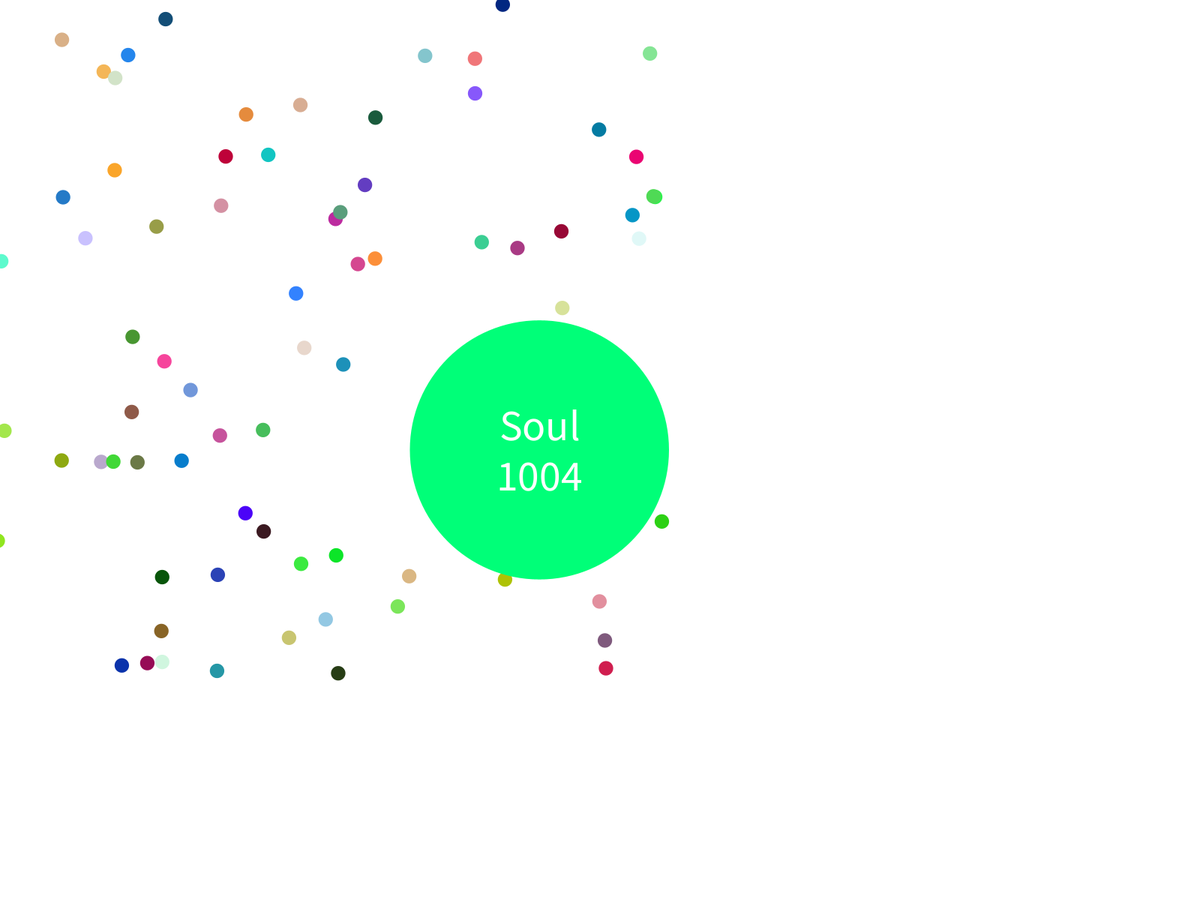
Frame 1 (no input)
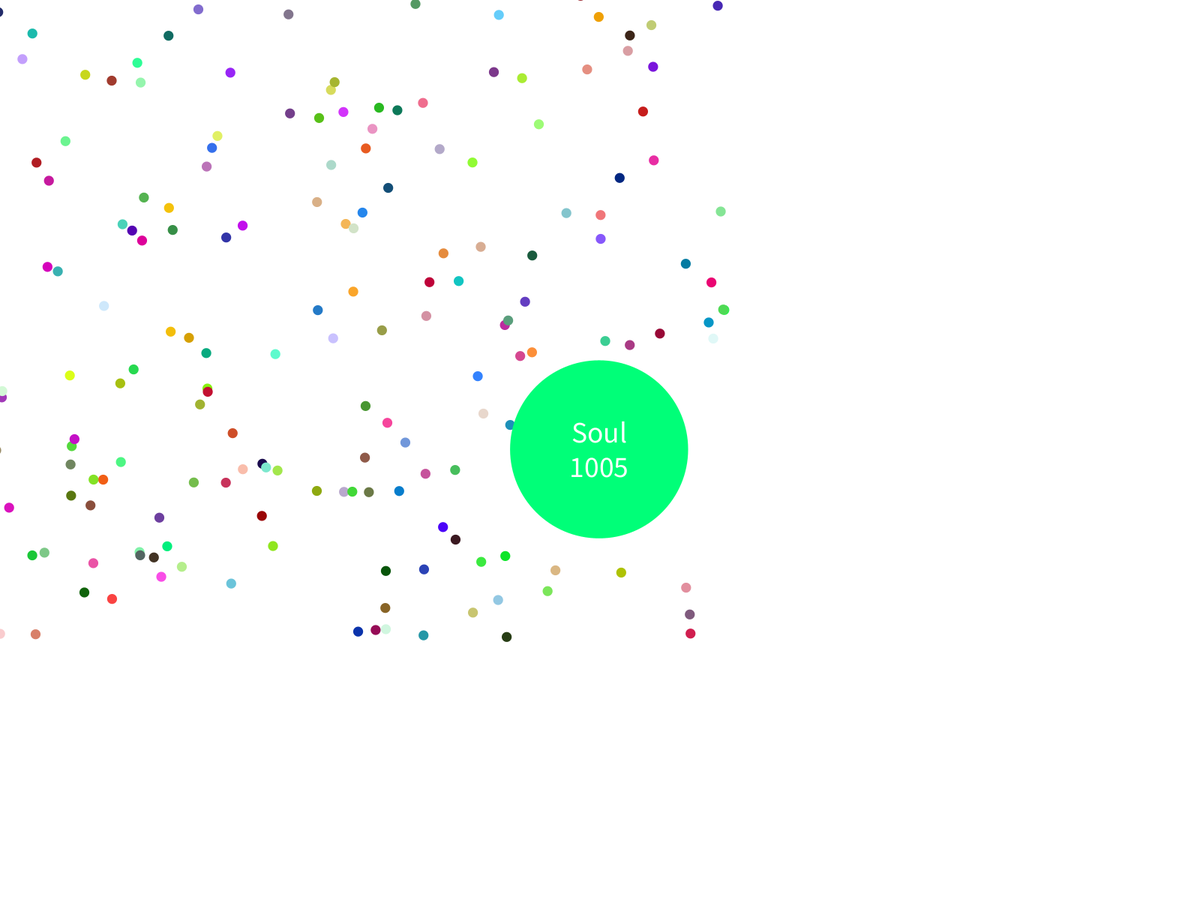
Frame 60 (the mouse pressed at the canvas centre just before this capture)
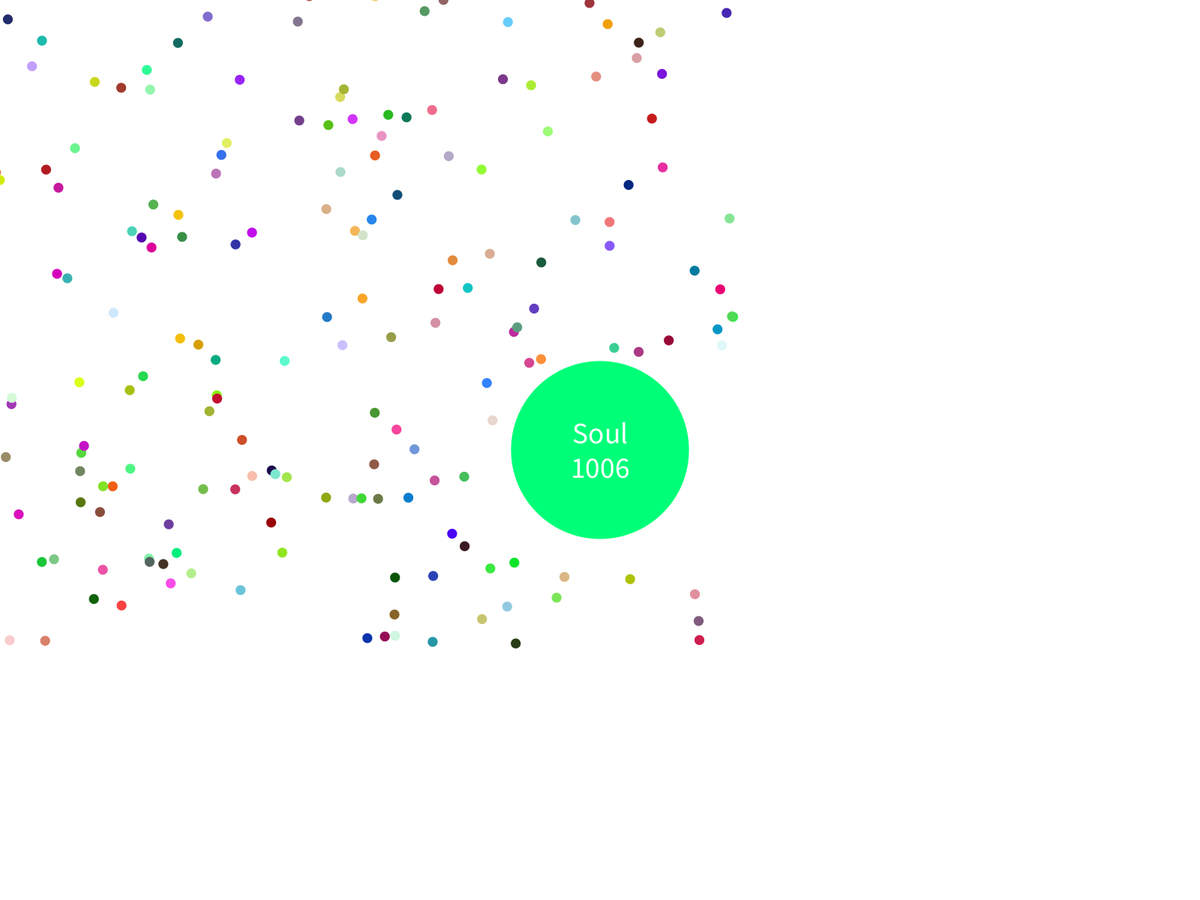
Frame 120 (the mouse held since frame 60 and released just before this capture)

The Processing sketch that drew these frames (run headless with seeded random() and noise(); from frame 60 on, the mouse is pressed at the canvas centre):

// Processing sketch: Agar_ripoff_ripoff
// ── Agar_ripoff_ripoff.pde

ArrayList<Blob> player = new ArrayList<Blob>();
ArrayList<Food> food = new ArrayList<Food>();
ArrayList<Throwable> part = new ArrayList<Throwable>();
PVector velocity;
boolean status;
int dimension = 5000;
float zoom=1;
float newzoom;
float speed = 3;
PVector test=new PVector(0, 0);
float angle;
float time;
int count=0;
String name = "Soul";
float initialMass=1000;

void setup() {
  fullScreen();
  textAlign(CENTER, CENTER);
  for (int i=0; i<2000; i++) {
    food.add(new Food());
  }
  player.add(new Blob(name, new PVector(random(-dimension/2, dimension/2), random(-dimension/2, dimension/2)), new PVector(0, 0), initialMass, false));
  noStroke();
}

void draw() {
  background(255);
  translate(width/2, height/2);
  float totalRadius = addRadius();
  newzoom=pow(min(64/(totalRadius), 1), 0.4);
  zoom=lerp(zoom, newzoom, 0.1);
  scale(zoom);
  translate(-player.get(0).position.x, -player.get(0).position.y);
  for (int i =food.size()-1; i>=0; i--) {
    if ((food.get(i).position.x + width/2 - player.get(0).position.x) <= width+ food.get(i).radius+(width+ food.get(i).radius/2)*((1/zoom)-1) &&
      (food.get(i).position.x + width/2 - player.get(0).position.x) >= (-food.get(i).radius)-(width+ food.get(i).radius/2)*((1/zoom)-1)&&
      (food.get(i).position.y + height/2 - player.get(0).position.y) <= (height + food.get(i).radius)+(height+ food.get(i).radius/2)*((1/zoom)-1) &&
      (food.get(i).position.y + height/2 - player.get(0).position.y) >= (-food.get(i).radius)-(height+ food.get(i).radius/2)*((1/zoom)-1)) {
      food.get(i).show();
      for (int j=player.size()-1; j>=0; j--) {
        status = player.get(j).checkDinner(food.get(i));
        if (status) {
          food.remove(i);
          food.add(new Food());
          break;
        }
      }
    }
  }
  for (int i =part.size()-1; i>=0; i--) {
    if ((part.get(i).position.x + width/2 - player.get(0).position.x) <= width+ part.get(i).radius+(width+ part.get(i).radius/2)*((1/zoom)-1) &&
      (part.get(i).position.x + width/2 - player.get(0).position.x) >= (-part.get(i).radius)-(width+ part.get(i).radius/2)*((1/zoom)-1)&&
      (part.get(i).position.y + height/2 - player.get(0).position.y) <= (height + part.get(i).radius)+(height+ part.get(i).radius/2)*((1/zoom)-1) &&
      (part.get(i).position.y + height/2 - player.get(0).position.y) >= (-part.get(i).radius)-(height+ part.get(i).radius/2)*((1/zoom)-1)) {
      part.get(i).show();
      part.get(i).travel();
      for (int j=i-1; j>=0; j--) {
        part.get(i).checkCollision(part.get(j));
      }
      for (int j=player.size()-1; j>=0; j--) {
        status = player.get(j).checkDinner(part.get(i));
        if (status) {
          part.remove(i);
          break;
        }
      }
    }
  }
  for (int i=player.size()-1; i>=0; i--) {
    player.get(i).setReference(player.get(0).position);
    player.get(i).move();
    player.get(i).checkBoundaryCollision();
    for (int j=i-1; j>=0; j--)
      player.get(i).checkCollision(player.get(j));
    player.get(i).show();
    player.get(i).decay();
  }

  //textSize(20);
  //fill(0);
  //text(player.get(0).position.x,player.get(0).position.x, player.get(0).position.y);
}

void keyPressed() {
  if (key == 'W' || key == 'w') {
    for (int i=0; i<player.size(); i++) {
      if (player.get(i).mass>=32) {

        PVector position = player.get(i).position.copy();
        PVector velocity = new PVector((width/2-player.get(0).position.x+player.get(i).position.x)-mouseX, (height/2-player.get(0).position.y+player.get(i).position.y)-mouseY);
        float angle=velocity.heading();
        position.x=position.x-cos(angle)*player.get(i).radius;
        position.y=position.y-sin(angle)*player.get(i).radius;
        velocity.setMag(10);
        part.add(new Throwable(position, velocity, player.get(i).colour));
        player.get(i).releaseMass();
      }
    }
  }
}

void keyReleased() {
  if (key == ' ') {
    for (int i=player.size()-1; i>=0; i--) {
      if (player.get(i).mass>=50) {
        PVector position = player.get(i).position.copy();
        PVector velocity = new PVector(width/2-mouseX, height/2-mouseY);
        float angle=velocity.heading();
        position.x=position.x-cos(angle)*player.get(i).radius/2;
        position.y=position.y-sin(angle)*player.get(i).radius/2;
        velocity.setMag(15);
        player.add(new Blob(player.get(i).name, position, velocity, player.get(i).mass/2, true));
        player.get(i).divide();
      }
    }
  }
}


float addRadius() {
  float radius=0;
  for (int i=0; i<player.size(); i++)
    radius+=player.get(i).radius;
  return radius;
}

// ── Blob.pde
class Blob {
  String name;
  PVector position;
  float mass;
  float radius;
  float speed;
  PVector velocity=new PVector(0, 0);
  float direction;
  color colour=color(0, 255, 120);
  boolean check;
  PVector travel;
  int count=0;
  PVector reference;
  float correctionDistance=0;

  Blob() {
  }
  Blob(String name, PVector position, PVector velocity, float mass, boolean check) {
    this.name=name; 
    this.position=position;
    this.travel=velocity;
    this.mass=mass;
    this.check=check;
    this.radius=10*sqrt(mass/PI);
    this.speed=25/pow(radius, 0.439);
  }

  void show() {
    fill(colour);
    this.radius=10*sqrt(mass/PI);
    ellipse(position.x, position.y, radius*2, radius*2); 
    fill(255);
    textSize(radius/3);
    text(name+"\n"+int(mass), position.x, position.y);
  }

  void decay() {
    this.mass=mass*(1-0.000002);
  }

  void move() {
    PVector newvelocity = new PVector(mouseX-(width/2-reference.x+position.x), mouseY-(height/2-reference.y+position.y));
    float speed=22/pow(radius, 0.439);
    newvelocity.setMag(speed);
    this.velocity.lerp(newvelocity, 0.1);
    if (this.check)
      travel();
    this.position.add(velocity);
  }

  boolean checkDinner(Food food) {
    PVector vector = PVector.sub(position, food.position);
    float vectorMag = vector.mag();
    boolean status;
    if (vectorMag<radius) {
      mass+=food.mass;
      status=true;
    } else
      status=false;
    return status;
  }

  void divide() {
    this.mass/=2;
  }

  void releaseMass() {
    this.mass-=16;
  }

  void travel() {
    if (this.count<30) {
      this.position.sub(travel.mult(0.998));
      this.count++;
    }
    else{
     this.count=0;
     this.check=false;
    }
  }
  
  void setReference(PVector reference){
    this.reference= reference;
  }
  
  void checkCollision(Blob other){
    if(!(other.check)&&!(this.check)){
      PVector distanceVect =  PVector.sub(this.position, other.position);
      float distanceVectMag= distanceVect.mag();
      float angle = distanceVect.heading();
      float minDistance = this.radius+other.radius;
      if(distanceVectMag<minDistance){
        float newCorrection = (minDistance - distanceVectMag)/2;
        this.correctionDistance = lerp(correctionDistance, newCorrection, 1);
       PVector correctionVect = new PVector(cos(angle), sin(angle));
       this.position.add(new PVector(correctionVect.x*correctionDistance, correctionVect.y*correctionDistance));
       other.position.sub(new PVector(correctionVect.x*correctionDistance, correctionVect.y*correctionDistance));
      }
    }
  }
  
  void checkBoundaryCollision(){
   if(position.x-radius<-dimension/2){
    float correction = -dimension/2-(position.x-radius);
    position.x+=correction;
   }
   if(position.x+radius>dimension/2){
    float correction = dimension/2-(position.x+radius);
    position.x+=correction;
   }
   if(position.y+radius>dimension/2){
    float correction = dimension/2-(position.y+radius);
    position.y+=correction;
   }
   if(position.y-radius<-dimension/2){
    float correction = -dimension/2-(position.y-radius);
    position.y+=correction;
   }
  }
}

// ── Throwable.pde
class Throwable extends Food{
   int count;
   PVector travel;
  Throwable(PVector position, PVector velocity, color colour){
     this.position=position;
     this.travel=velocity;
     this.mass=16;
     this.radius = 10*sqrt(mass/PI);
     this.colour = colour; 
  }
  
  void travel(){
    if(count<30)
    position.sub(travel);
    count++;
  }
  
  void checkCollision(Throwable other){
      PVector distanceVect =  PVector.sub(this.position, other.position);
      float distanceVectMag= distanceVect.mag();
      float angle = distanceVect.heading();
      float minDistance = this.radius+other.radius;
      if(distanceVectMag<minDistance){
       float correctionDistance = (minDistance - distanceVectMag)/2;
       PVector correctionVect = new PVector(cos(angle), sin(angle));
       this.position.add(new PVector(correctionVect.x*correctionDistance, correctionVect.y*correctionDistance));
       other.position.sub(new PVector(correctionVect.x*correctionDistance, correctionVect.y*correctionDistance));
       
      }
  }
}

// ── clone.pde
class Clone extends Blob{
  
  Clone(String name, PVector position, int mass){
    this.name= name;
    this.position=position;
    this.mass=mass;
  }
  
  
}

// ── food.pde
class Food {
  PVector position = new PVector(random(-dimension/2, dimension/2), random(-dimension/2, dimension/2)); 
  color colour= color(random(0, 255), random(0, 255), random(0, 255));
  PVector velocity=new PVector(0, 0);
  float mass=1;
  float radius=mass*10;

  void show() {
    fill(colour);
    ellipse(position.x, position.y, radius*2, radius*2);
  }
}
